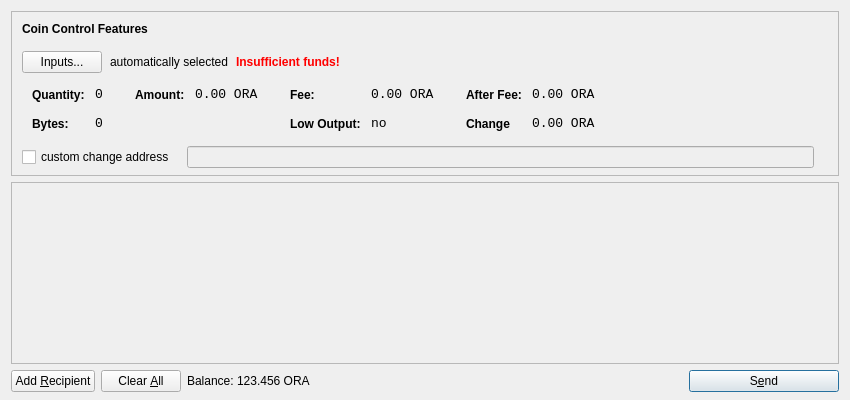
<?xml version="1.0" encoding="UTF-8"?>
<ui version="4.0">
 <class>SendCoinsDialog</class>
 <widget class="QDialog" name="SendCoinsDialog">
  <property name="geometry">
   <rect>
    <x>0</x>
    <y>0</y>
    <width>850</width>
    <height>400</height>
   </rect>
  </property>
  <property name="windowTitle">
   <string>Send Coins</string>
  </property>
  <layout class="QVBoxLayout" name="verticalLayout" stretch="0,1,0">
   <property name="bottomMargin">
    <number>8</number>
   </property>
   <item>
    <widget class="QFrame" name="frameCoinControl">
     <property name="sizePolicy">
      <sizepolicy hsizetype="Expanding" vsizetype="Expanding">
       <horstretch>0</horstretch>
       <verstretch>0</verstretch>
      </sizepolicy>
     </property>
     <property name="maximumSize">
      <size>
       <width>16777215</width>
       <height>16777215</height>
      </size>
     </property>
     <property name="frameShape">
      <enum>QFrame::StyledPanel</enum>
     </property>
     <property name="frameShadow">
      <enum>QFrame::Sunken</enum>
     </property>
     <layout class="QVBoxLayout" name="verticalLayoutCoinControl2">
      <property name="spacing">
       <number>-1</number>
      </property>
      <property name="leftMargin">
       <number>0</number>
      </property>
      <property name="topMargin">
       <number>0</number>
      </property>
      <property name="rightMargin">
       <number>0</number>
      </property>
      <property name="bottomMargin">
       <number>6</number>
      </property>
      <item>
       <layout class="QVBoxLayout" name="verticalLayoutCoinControl" stretch="0,0,0,0,1">
        <property name="spacing">
         <number>0</number>
        </property>
        <property name="leftMargin">
         <number>10</number>
        </property>
        <property name="topMargin">
         <number>10</number>
        </property>
        <item>
         <layout class="QHBoxLayout" name="horizontalLayoutCoinControl1">
          <property name="bottomMargin">
           <number>15</number>
          </property>
          <item>
           <widget class="QLabel" name="labelCoinControlFeatures">
            <property name="sizePolicy">
             <sizepolicy hsizetype="Preferred" vsizetype="Maximum">
              <horstretch>0</horstretch>
              <verstretch>0</verstretch>
             </sizepolicy>
            </property>
            <property name="font">
             <font>
              <weight>75</weight>
              <bold>true</bold>
             </font>
            </property>
            <property name="styleSheet">
             <string notr="true">font-weight:bold;</string>
            </property>
            <property name="text">
             <string>Coin Control Features</string>
            </property>
           </widget>
          </item>
         </layout>
        </item>
        <item>
         <layout class="QHBoxLayout" name="horizontalLayoutCoinControl2" stretch="0,0,0,0">
          <property name="spacing">
           <number>8</number>
          </property>
          <property name="bottomMargin">
           <number>10</number>
          </property>
          <item>
           <widget class="QPushButton" name="pushButtonCoinControl">
            <property name="styleSheet">
             <string notr="true"/>
            </property>
            <property name="text">
             <string>Inputs...</string>
            </property>
           </widget>
          </item>
          <item>
           <widget class="QLabel" name="labelCoinControlAutomaticallySelected">
            <property name="text">
             <string>automatically selected</string>
            </property>
            <property name="margin">
             <number>5</number>
            </property>
           </widget>
          </item>
          <item>
           <widget class="QLabel" name="labelCoinControlInsuffFunds">
            <property name="font">
             <font>
              <weight>75</weight>
              <bold>true</bold>
             </font>
            </property>
            <property name="styleSheet">
             <string notr="true">color:red;font-weight:bold;</string>
            </property>
            <property name="text">
             <string>Insufficient funds!</string>
            </property>
            <property name="margin">
             <number>5</number>
            </property>
           </widget>
          </item>
          <item>
           <spacer name="horizontalSpacerCoinControl">
            <property name="orientation">
             <enum>Qt::Horizontal</enum>
            </property>
            <property name="sizeHint" stdset="0">
             <size>
              <width>40</width>
              <height>1</height>
             </size>
            </property>
           </spacer>
          </item>
         </layout>
        </item>
        <item>
         <widget class="QWidget" name="widgetCoinControl" native="true">
          <property name="sizePolicy">
           <sizepolicy hsizetype="Preferred" vsizetype="Preferred">
            <horstretch>0</horstretch>
            <verstretch>0</verstretch>
           </sizepolicy>
          </property>
          <property name="minimumSize">
           <size>
            <width>0</width>
            <height>0</height>
           </size>
          </property>
          <property name="styleSheet">
           <string notr="true"/>
          </property>
          <layout class="QHBoxLayout" name="horizontalLayoutCoinControl5">
           <property name="margin">
            <number>0</number>
           </property>
           <item>
            <layout class="QHBoxLayout" name="horizontalLayoutCoinControl3" stretch="0,0,0,1">
             <property name="spacing">
              <number>20</number>
             </property>
             <property name="topMargin">
              <number>0</number>
             </property>
             <property name="bottomMargin">
              <number>10</number>
             </property>
             <item>
              <layout class="QFormLayout" name="formLayoutCoinControl1">
               <property name="horizontalSpacing">
                <number>10</number>
               </property>
               <property name="verticalSpacing">
                <number>14</number>
               </property>
               <property name="leftMargin">
                <number>10</number>
               </property>
               <property name="topMargin">
                <number>4</number>
               </property>
               <property name="rightMargin">
                <number>6</number>
               </property>
               <item row="0" column="0">
                <widget class="QLabel" name="labelCoinControlQuantityText">
                 <property name="styleSheet">
                  <string notr="true">font-weight:bold;</string>
                 </property>
                 <property name="text">
                  <string>Quantity:</string>
                 </property>
                 <property name="margin">
                  <number>0</number>
                 </property>
                </widget>
               </item>
               <item row="0" column="1">
                <widget class="QLabel" name="labelCoinControlQuantity">
                 <property name="font">
                  <font>
                   <family>Monospace</family>
                   <pointsize>10</pointsize>
                  </font>
                 </property>
                 <property name="cursor">
                  <cursorShape>IBeamCursor</cursorShape>
                 </property>
                 <property name="contextMenuPolicy">
                  <enum>Qt::ActionsContextMenu</enum>
                 </property>
                 <property name="text">
                  <string>0</string>
                 </property>
                 <property name="margin">
                  <number>0</number>
                 </property>
                 <property name="textInteractionFlags">
                  <set>Qt::LinksAccessibleByMouse|Qt::TextSelectableByKeyboard|Qt::TextSelectableByMouse</set>
                 </property>
                </widget>
               </item>
               <item row="1" column="0">
                <widget class="QLabel" name="labelCoinControlBytesText">
                 <property name="styleSheet">
                  <string notr="true">font-weight:bold;</string>
                 </property>
                 <property name="text">
                  <string>Bytes:</string>
                 </property>
                </widget>
               </item>
               <item row="1" column="1">
                <widget class="QLabel" name="labelCoinControlBytes">
                 <property name="font">
                  <font>
                   <family>Monospace</family>
                   <pointsize>10</pointsize>
                  </font>
                 </property>
                 <property name="cursor">
                  <cursorShape>IBeamCursor</cursorShape>
                 </property>
                 <property name="contextMenuPolicy">
                  <enum>Qt::ActionsContextMenu</enum>
                 </property>
                 <property name="text">
                  <string>0</string>
                 </property>
                 <property name="textInteractionFlags">
                  <set>Qt::LinksAccessibleByMouse|Qt::TextSelectableByKeyboard|Qt::TextSelectableByMouse</set>
                 </property>
                </widget>
               </item>
              </layout>
             </item>
             <item>
              <layout class="QFormLayout" name="formLayoutCoinControl2">
               <property name="horizontalSpacing">
                <number>10</number>
               </property>
               <property name="verticalSpacing">
                <number>14</number>
               </property>
               <property name="leftMargin">
                <number>6</number>
               </property>
               <property name="topMargin">
                <number>4</number>
               </property>
               <property name="rightMargin">
                <number>6</number>
               </property>
               <item row="0" column="0">
                <widget class="QLabel" name="labelCoinControlAmountText">
                 <property name="styleSheet">
                  <string notr="true">font-weight:bold;</string>
                 </property>
                 <property name="text">
                  <string>Amount:</string>
                 </property>
                 <property name="margin">
                  <number>0</number>
                 </property>
                </widget>
               </item>
               <item row="0" column="1">
                <widget class="QLabel" name="labelCoinControlAmount">
                 <property name="font">
                  <font>
                   <family>Monospace</family>
                   <pointsize>10</pointsize>
                  </font>
                 </property>
                 <property name="cursor">
                  <cursorShape>IBeamCursor</cursorShape>
                 </property>
                 <property name="contextMenuPolicy">
                  <enum>Qt::ActionsContextMenu</enum>
                 </property>
                 <property name="text">
                  <string notr="true">0.00 ORA</string>
                 </property>
                 <property name="textInteractionFlags">
                  <set>Qt::LinksAccessibleByMouse|Qt::TextSelectableByKeyboard|Qt::TextSelectableByMouse</set>
                 </property>
                </widget>
               </item>
              </layout>
             </item>
             <item>
              <layout class="QFormLayout" name="formLayoutCoinControl3">
               <property name="horizontalSpacing">
                <number>10</number>
               </property>
               <property name="verticalSpacing">
                <number>14</number>
               </property>
               <property name="leftMargin">
                <number>6</number>
               </property>
               <property name="topMargin">
                <number>4</number>
               </property>
               <property name="rightMargin">
                <number>6</number>
               </property>
               <item row="0" column="0">
                <widget class="QLabel" name="labelCoinControlFeeText">
                 <property name="styleSheet">
                  <string notr="true">font-weight:bold;</string>
                 </property>
                 <property name="text">
                  <string>Fee:</string>
                 </property>
                 <property name="margin">
                  <number>0</number>
                 </property>
                </widget>
               </item>
               <item row="0" column="1">
                <widget class="QLabel" name="labelCoinControlFee">
                 <property name="font">
                  <font>
                   <family>Monospace</family>
                   <pointsize>10</pointsize>
                  </font>
                 </property>
                 <property name="cursor">
                  <cursorShape>IBeamCursor</cursorShape>
                 </property>
                 <property name="contextMenuPolicy">
                  <enum>Qt::ActionsContextMenu</enum>
                 </property>
                 <property name="text">
                  <string notr="true">0.00 ORA</string>
                 </property>
                 <property name="textInteractionFlags">
                  <set>Qt::LinksAccessibleByMouse|Qt::TextSelectableByKeyboard|Qt::TextSelectableByMouse</set>
                 </property>
                </widget>
               </item>
               <item row="1" column="0">
                <widget class="QLabel" name="labelCoinControlLowOutputText">
                 <property name="styleSheet">
                  <string notr="true">font-weight:bold;</string>
                 </property>
                 <property name="text">
                  <string>Low Output:</string>
                 </property>
                </widget>
               </item>
               <item row="1" column="1">
                <widget class="QLabel" name="labelCoinControlLowOutput">
                 <property name="font">
                  <font>
                   <family>Monospace</family>
                   <pointsize>10</pointsize>
                  </font>
                 </property>
                 <property name="cursor">
                  <cursorShape>IBeamCursor</cursorShape>
                 </property>
                 <property name="contextMenuPolicy">
                  <enum>Qt::ActionsContextMenu</enum>
                 </property>
                 <property name="text">
                  <string>no</string>
                 </property>
                 <property name="textInteractionFlags">
                  <set>Qt::LinksAccessibleByMouse|Qt::TextSelectableByKeyboard|Qt::TextSelectableByMouse</set>
                 </property>
                </widget>
               </item>
              </layout>
             </item>
             <item>
              <layout class="QFormLayout" name="formLayoutCoinControl4">
               <property name="horizontalSpacing">
                <number>10</number>
               </property>
               <property name="verticalSpacing">
                <number>14</number>
               </property>
               <property name="leftMargin">
                <number>6</number>
               </property>
               <property name="topMargin">
                <number>4</number>
               </property>
               <property name="rightMargin">
                <number>6</number>
               </property>
               <item row="0" column="0">
                <widget class="QLabel" name="labelCoinControlAfterFeeText">
                 <property name="styleSheet">
                  <string notr="true">font-weight:bold;</string>
                 </property>
                 <property name="text">
                  <string>After Fee:</string>
                 </property>
                 <property name="margin">
                  <number>0</number>
                 </property>
                </widget>
               </item>
               <item row="0" column="1">
                <widget class="QLabel" name="labelCoinControlAfterFee">
                 <property name="font">
                  <font>
                   <family>Monospace</family>
                   <pointsize>10</pointsize>
                  </font>
                 </property>
                 <property name="cursor">
                  <cursorShape>IBeamCursor</cursorShape>
                 </property>
                 <property name="contextMenuPolicy">
                  <enum>Qt::ActionsContextMenu</enum>
                 </property>
                 <property name="text">
                  <string notr="true">0.00 ORA</string>
                 </property>
                 <property name="textInteractionFlags">
                  <set>Qt::LinksAccessibleByMouse|Qt::TextSelectableByKeyboard|Qt::TextSelectableByMouse</set>
                 </property>
                </widget>
               </item>
               <item row="1" column="0">
                <widget class="QLabel" name="labelCoinControlChangeText">
                 <property name="styleSheet">
                  <string notr="true">font-weight:bold;</string>
                 </property>
                 <property name="text">
                  <string>Change</string>
                 </property>
                </widget>
               </item>
               <item row="1" column="1">
                <widget class="QLabel" name="labelCoinControlChange">
                 <property name="font">
                  <font>
                   <family>Monospace</family>
                   <pointsize>10</pointsize>
                  </font>
                 </property>
                 <property name="cursor">
                  <cursorShape>IBeamCursor</cursorShape>
                 </property>
                 <property name="contextMenuPolicy">
                  <enum>Qt::ActionsContextMenu</enum>
                 </property>
                 <property name="text">
                  <string notr="true">0.00 ORA</string>
                 </property>
                 <property name="textInteractionFlags">
                  <set>Qt::LinksAccessibleByMouse|Qt::TextSelectableByKeyboard|Qt::TextSelectableByMouse</set>
                 </property>
                </widget>
               </item>
              </layout>
             </item>
            </layout>
           </item>
          </layout>
         </widget>
        </item>
        <item>
         <layout class="QHBoxLayout" name="horizontalLayoutCoinControl4" stretch="0,0,0">
          <property name="spacing">
           <number>12</number>
          </property>
          <property name="sizeConstraint">
           <enum>QLayout::SetDefaultConstraint</enum>
          </property>
          <property name="topMargin">
           <number>5</number>
          </property>
          <property name="rightMargin">
           <number>5</number>
          </property>
          <item>
           <widget class="QCheckBox" name="checkBoxCoinControlChange">
            <property name="text">
             <string>custom change address</string>
            </property>
           </widget>
          </item>
          <item>
           <widget class="QLineEdit" name="lineEditCoinControlChange">
            <property name="enabled">
             <bool>false</bool>
            </property>
            <property name="sizePolicy">
             <sizepolicy hsizetype="Expanding" vsizetype="Fixed">
              <horstretch>0</horstretch>
              <verstretch>0</verstretch>
             </sizepolicy>
            </property>
           </widget>
          </item>
          <item>
           <widget class="QLabel" name="labelCoinControlChangeLabel">
            <property name="sizePolicy">
             <sizepolicy hsizetype="Preferred" vsizetype="Expanding">
              <horstretch>0</horstretch>
              <verstretch>0</verstretch>
             </sizepolicy>
            </property>
            <property name="minimumSize">
             <size>
              <width>0</width>
              <height>0</height>
             </size>
            </property>
            <property name="text">
             <string/>
            </property>
            <property name="margin">
             <number>3</number>
            </property>
           </widget>
          </item>
         </layout>
        </item>
        <item>
         <spacer name="verticalSpacerCoinControl">
          <property name="orientation">
           <enum>Qt::Vertical</enum>
          </property>
          <property name="sizeHint" stdset="0">
           <size>
            <width>800</width>
            <height>1</height>
           </size>
          </property>
         </spacer>
        </item>
       </layout>
      </item>
     </layout>
    </widget>
   </item>
   <item>
    <widget class="QScrollArea" name="scrollArea">
     <property name="widgetResizable">
      <bool>true</bool>
     </property>
     <widget class="QWidget" name="scrollAreaWidgetContents">
      <property name="geometry">
       <rect>
        <x>0</x>
        <y>0</y>
        <width>830</width>
        <height>165</height>
       </rect>
      </property>
      <layout class="QVBoxLayout" name="verticalLayout_2">
       <property name="margin">
        <number>0</number>
       </property>
       <item>
        <layout class="QVBoxLayout" name="entries">
         <property name="spacing">
          <number>6</number>
         </property>
        </layout>
       </item>
       <item>
        <spacer name="verticalSpacer">
         <property name="orientation">
          <enum>Qt::Vertical</enum>
         </property>
         <property name="sizeHint" stdset="0">
          <size>
           <width>20</width>
           <height>40</height>
          </size>
         </property>
        </spacer>
       </item>
      </layout>
     </widget>
    </widget>
   </item>
   <item>
    <layout class="QHBoxLayout" name="horizontalLayout">
     <item>
      <widget class="QPushButton" name="addButton">
       <property name="toolTip">
        <string>Send to multiple recipients at once</string>
       </property>
       <property name="text">
        <string>Add &amp;Recipient</string>
       </property>
       <property name="autoDefault">
        <bool>false</bool>
       </property>
      </widget>
     </item>
     <item>
      <widget class="QPushButton" name="clearButton">
       <property name="sizePolicy">
        <sizepolicy hsizetype="Minimum" vsizetype="Fixed">
         <horstretch>0</horstretch>
         <verstretch>0</verstretch>
        </sizepolicy>
       </property>
       <property name="toolTip">
        <string>Remove all transaction fields</string>
       </property>
       <property name="text">
        <string>Clear &amp;All</string>
       </property>
       <property name="autoRepeatDelay">
        <number>300</number>
       </property>
       <property name="autoDefault">
        <bool>false</bool>
       </property>
      </widget>
     </item>
     <item>
      <layout class="QHBoxLayout" name="horizontalLayout_2">
       <property name="spacing">
        <number>3</number>
       </property>
       <item>
        <widget class="QLabel" name="label">
         <property name="sizePolicy">
          <sizepolicy hsizetype="Preferred" vsizetype="Fixed">
           <horstretch>0</horstretch>
           <verstretch>0</verstretch>
          </sizepolicy>
         </property>
         <property name="text">
          <string>Balance:</string>
         </property>
        </widget>
       </item>
       <item>
        <widget class="QLabel" name="labelBalance">
         <property name="sizePolicy">
          <sizepolicy hsizetype="Preferred" vsizetype="Fixed">
           <horstretch>0</horstretch>
           <verstretch>0</verstretch>
          </sizepolicy>
         </property>
         <property name="cursor">
          <cursorShape>IBeamCursor</cursorShape>
         </property>
         <property name="text">
          <string notr="true">123.456 ORA</string>
         </property>
         <property name="textInteractionFlags">
          <set>Qt::LinksAccessibleByMouse|Qt::TextSelectableByKeyboard|Qt::TextSelectableByMouse</set>
         </property>
        </widget>
       </item>
      </layout>
     </item>
     <item>
      <spacer name="horizontalSpacer">
       <property name="orientation">
        <enum>Qt::Horizontal</enum>
       </property>
       <property name="sizeHint" stdset="0">
        <size>
         <width>40</width>
         <height>20</height>
        </size>
       </property>
      </spacer>
     </item>
     <item>
      <widget class="QPushButton" name="sendButton">
       <property name="minimumSize">
        <size>
         <width>150</width>
         <height>0</height>
        </size>
       </property>
       <property name="toolTip">
        <string>Confirm the send action</string>
       </property>
       <property name="text">
        <string>S&amp;end</string>
       </property>
       <property name="icon">
        <iconset resource="../bitcoin.qrc">
         <normaloff>:/icons/send</normaloff>:/icons/send</iconset>
       </property>
       <property name="default">
        <bool>true</bool>
       </property>
      </widget>
     </item>
    </layout>
   </item>
  </layout>
 </widget>
 <resources>
  <include location="../bitcoin.qrc"/>
 </resources>
 <connections/>
</ui>
